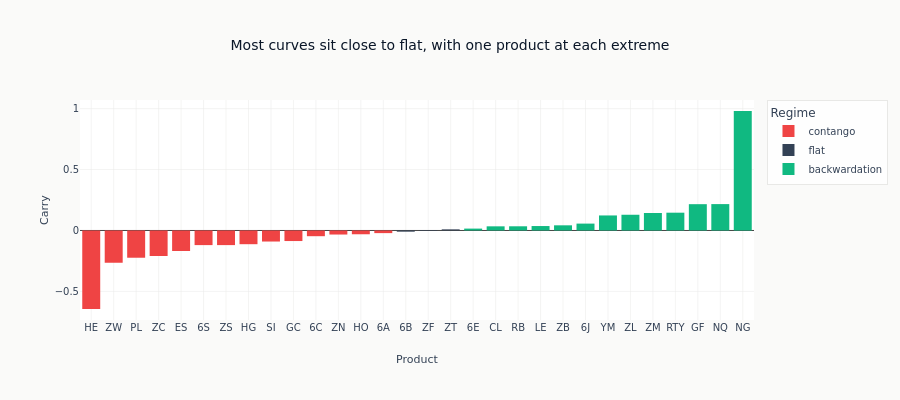

The notebook cell saved with this chart:
### Markdown cell above
### F8. The curve on one date

What carry looks like across the universe at a single decision, which is the object the strategy
actually ranks. The date is the most recent **rebalance** on which all 30 products quoted both of
the contracts carry is measured between, so it is a cross-section a decision was really taken
over rather than an arbitrary session or a partial universe.

The colours come from the regime band declared in the configuration. A product counts as
backwardation only once its carry clears that band, and as contango only once it falls below
minus it; everything between is called flat, which is what keeps a curve quoted a tick apart out
of both baskets. The band is printed with the snapshot below, on the same scale as the axis. The
vertical scale itself is what a single ranking has to absorb.

### Code cell
REGIME = {1: "backwardation", 0: "flat", -1: "contango"}
quoted = (
    front.filter(pl.col("timestamp").is_in(DECISION_DATES))
    .group_by("timestamp")
    .agg(pl.col("carry_pct").is_not_null().sum().alias("n"))
)
snapshot_date = quoted.filter(pl.col("n") == front["product"].n_unique())["timestamp"].max()
snapshot = front.filter(pl.col("timestamp") == snapshot_date).with_columns(
    pl.col("carry_regime_num").replace_strict(REGIME).alias("Regime")
)
counts = snapshot["Regime"].value_counts().sort("count", descending=True)
print(
    f"{snapshot_date:%A %Y-%m-%d}, regime band +/-{LEVEL['carry_regime_band']} on the carry scale"
)
print(", ".join(f"{r['Regime']} {r['count']}" for r in counts.iter_rows(named=True)))

fig = px.bar(
    snapshot.sort("carry_pct").to_pandas(),
    x="product",
    y="carry_pct",
    color="Regime",
    color_discrete_map={
        "backwardation": COLORS["positive"],
        "flat": COLORS["neutral"],
        "contango": COLORS["negative"],
    },
    title="Most curves sit close to flat, with one product at each extreme",
    labels={"carry_pct": "Carry", "product": "Product"},
)
fig.update_layout(height=400)
show_plotly_with_alt(
    fig,
    "Bar chart of carry on one date, one bar per product, sorted from most negative to most "
    "positive and coloured by regime. Lean hogs sits furthest into contango at the left and "
    "natural gas furthest into backwardation at the right, each roughly twice the size of any "
    "other bar. Between them the bars shrink to almost nothing, so most of the universe is close "
    "to flat and the two extremes carry the spread.",
)

### Figure 1 — Plotly figure (JSON) as saved in the notebook; plotly's stock layout.template omitted (floating-point values rounded to 4 significant figures)
{"data": [{"hovertemplate": "Regime=contango<br>Product=%{x}<br>Carry=%{y}<extra></extra>", "legendgroup": "contango", "marker": {"color": "#ef4444", "pattern": {"shape": ""}}, "name": "contango", "orientation": "v", "showlegend": true, "textposition": "auto", "type": "bar", "x": ["HE", "ZW", "PL", "ZC", "ES", "6S", "ZS", "HG", "SI", "GC", "6C", "ZN", "HO", "6A"], "xaxis": "x", "y": [-0.6446, -0.265, -0.2238, -0.2098, -0.1686, -0.1201, -0.1201, -0.1127, -0.09081, -0.0868, -0.04702, -0.03334, -0.03116, -0.02179], "yaxis": "y"}, {"hovertemplate": "Regime=flat<br>Product=%{x}<br>Carry=%{y}<extra></extra>", "legendgroup": "flat", "marker": {"color": "#334155", "pattern": {"shape": ""}}, "name": "flat", "orientation": "v", "showlegend": true, "textposition": "auto", "type": "bar", "x": ["6B", "ZF", "ZT"], "xaxis": "x", "y": [-0.009871, -0.004287, 0.008981], "yaxis": "y"}, {"hovertemplate": "Regime=backwardation<br>Product=%{x}<br>Carry=%{y}<extra></extra>", "legendgroup": "backwardation", "marker": {"color": "#10b981", "pattern": {"shape": ""}}, "name": "backwardation", "orientation": "v", "showlegend": true, "textposition": "auto", "type": "bar", "x": ["6E", "CL", "RB", "LE", "ZB", "6J", "YM", "ZL", "ZM", "RTY", "GF", "NQ", "NG"], "xaxis": "x", "y": [0.01531, 0.03396, 0.03426, 0.03634, 0.04226, 0.05636, 0.1232, 0.129, 0.1434, 0.1459, 0.2158, 0.2165, 0.9806], "yaxis": "y"}], "layout": {"barmode": "relative", "height": 400, "legend": {"title": {"text": "Regime"}, "tracegroupgap": 0}, "title": {"text": "Most curves sit close to flat, with one product at each extreme"}, "xaxis": {"anchor": "y", "domain": [0.0, 1.0], "title": {"text": "Product"}}, "yaxis": {"anchor": "x", "domain": [0.0, 1.0], "title": {"text": "Carry"}}}}
